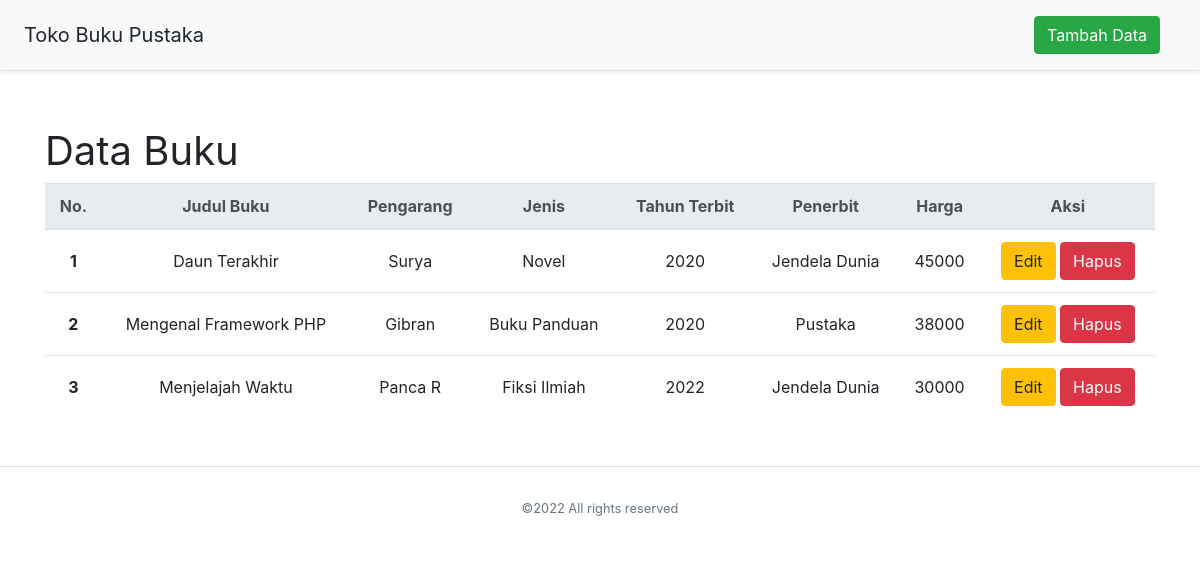
The page / on the database its author committed.
### tables this page shows
CREATE TABLE `data_buku` (
  `id` int(5) NOT NULL,
  `judul_buku` varchar(80) NOT NULL,
  `pengarang` varchar(30) NOT NULL,
  `jenis` varchar(25) NOT NULL,
  `tahun_terbit` char(4) NOT NULL,
  `penerbit` varchar(30) NOT NULL,
  `harga` int(6) NOT NULL
);

### application/controllers/Tokobuku.php (called while the page is built, shortened)
<?php
class Tokobuku extends CI_Controller {
    public function __construct(){
		$this->load->model('MainModel');
	}
    public function index(){
        $data['record'] = $this->MainModel->read();
        $this->load->view('Header');
		$this->load->view('Home', $data);
        $this->load->view('Footer');
    }
}

### index.php (called while the page is built, shortened)
<?php
require_once BASEPATH.'core/CodeIgniter.php';

### application/models/MainModel.php (called while the page is built, shortened)
<?php
class MainModel extends CI_Model {
    function read(){
        $this->db->order_by('judul_buku','asc');
        return $this->db->get('data_buku')->result_array();
    }
}

### application/views/Home.php (the view, shortened to what this page needs)
<div class="d-flex flex-column flex-md-row align-items-center p-3 px-md-4 mb-3 bg-light border-bottom shadow-sm">
  <h5 class="my-0 mr-md-auto font-weight-normal">Toko Buku Pustaka</h5>
  <nav class="my-2 my-md-0 mr-md-3">
    <a class="btn btn-success" href="<?=base_url('tambah')?>">Tambah Data</a>
  </nav>
</div>
<div class="pricing-header px-3 py-1 pt-md-3 pb-md-4 mx-auto text-center">
</div>
<div class="container">
<h1 class="my-0 mr-md-auto font-weight-normal pb-2">Data Buku</h1>
  <table class="table table-hover mb-5">
    <thead class="thead-light align-middle">
      <tr>
        <th rowspan="2" class="align-middle text-center">No.</th>
        <th rowspan="2" class="align-middle text-center">Judul Buku</th>
        <th rowspan="2" class="align-middle text-center">Pengarang</th>
        <th rowspan="2" class="align-middle text-center">Jenis</th>
        <th rowspan="2" class="align-middle text-center">Tahun Terbit</th>
        <th rowspan="2" class="align-middle text-center">Penerbit</th>
        <th rowspan="2" class="align-middle text-center">Harga</th>
        <th rowspan="2" class="align-middle text-center">Aksi</th>
      </tr>
    </thead>
    <tbody>
      <?php $no = 1; foreach ($record as $data) : ?>
      <tr>
        <th class="align-middle text-center"><?=$no++?></th>
        <td class="align-middle text-center"><?=$data['judul_buku']?></td>
        <td class="align-middle text-center"><?=$data['pengarang']?></td>
        <td class="align-middle text-center"><?=$data['jenis']?></td>
        <td class="align-middle text-center"><?=$data['tahun_terbit']?></td>
        <td class="align-middle text-center"><?=$data['penerbit']?></td>
        <td class="align-middle text-center"><?=$data['harga']?></td>
        <td class="align-middle text-center">
          <a href="<?=base_url('edit/'.$data['id'])?>" class="align-middle btn btn-warning">Edit</a>
          <a href="<?=base_url('hapus/'.$data['id'])?>" onclick="return confirm('Apakah anda yakin data ini akan dihapus?')" class="align-middle btn btn-danger">Hapus</a>
        </td>
      </tr>
      <?php endforeach?>
    </tbody>
  </table>
</div>

### application/views/Header.php (shortened to what this page needs)
<html lang="en">
<head>
	<link rel="stylesheet" href="<?=base_url('assets/css/bootstrap.min.css')?>">
</head>
<body style="overflow-x: hidden;">

### application/views/Footer.php (shortened to what this page needs)
<footer class="border-top mt-4" style="width: 100%; padding: 2rem 0; flex-shrink: 0;">
	<div class="my-auto text-center">
		<small class="text-muted">&copy;2022 All rights reserved</small>
	</div>
</footer>
</body>
</html>

### rows shown on the page
data_buku: judul_buku "Daun Terakhir", pengarang "Surya", jenis "Novel", tahun_terbit "2020", penerbit "Jendela Dunia", harga "45000"
data_buku: judul_buku "Mengenal Framework PHP", pengarang "Gibran", jenis "Buku Panduan", tahun_terbit "2020", penerbit "Pustaka", harga "38000"
data_buku: judul_buku "Menjelajah Waktu", pengarang "Panca R", jenis "Fiksi Ilmiah", tahun_terbit "2022", penerbit "Jendela Dunia", harga "30000"
